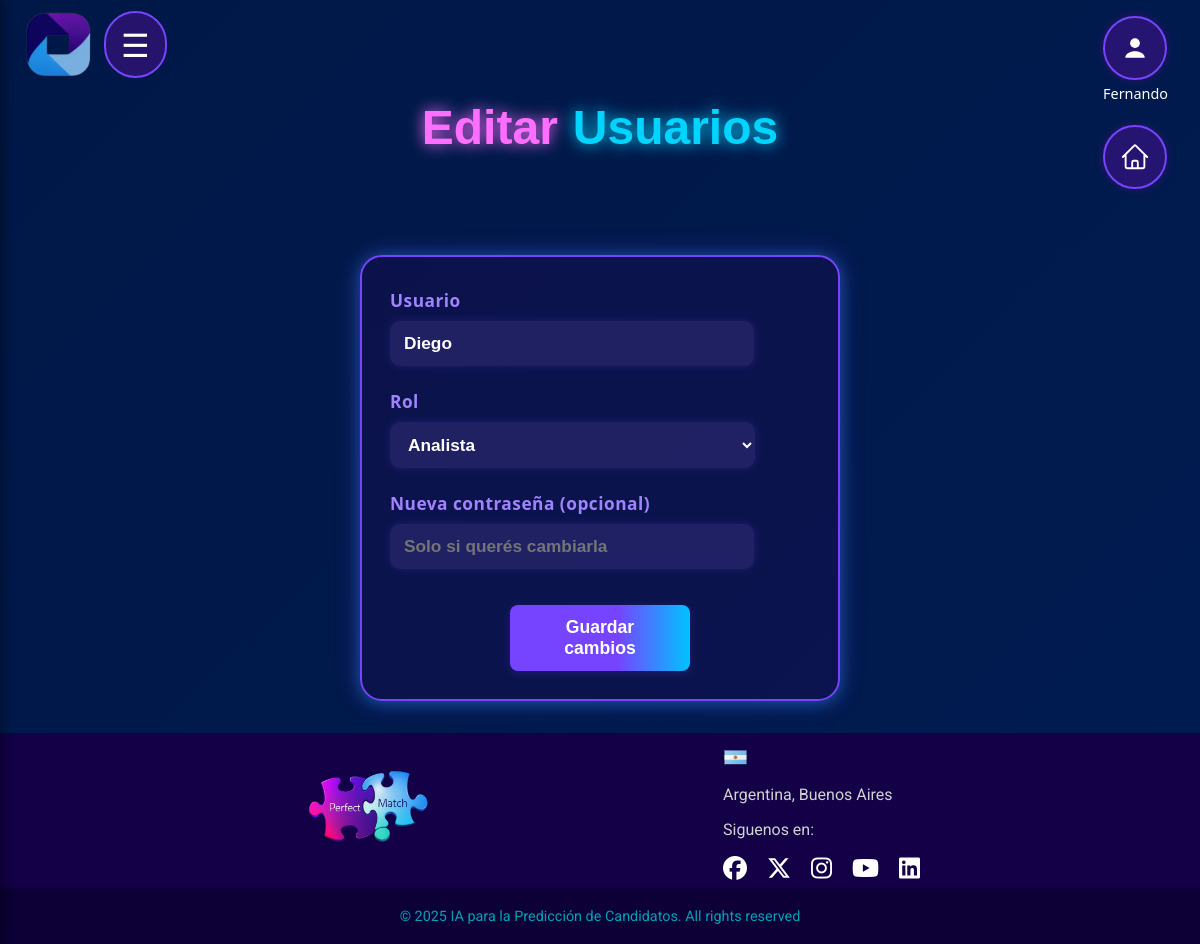
Before: /editar_usuario/2?type=Supervisor (signed in) with the older database file.
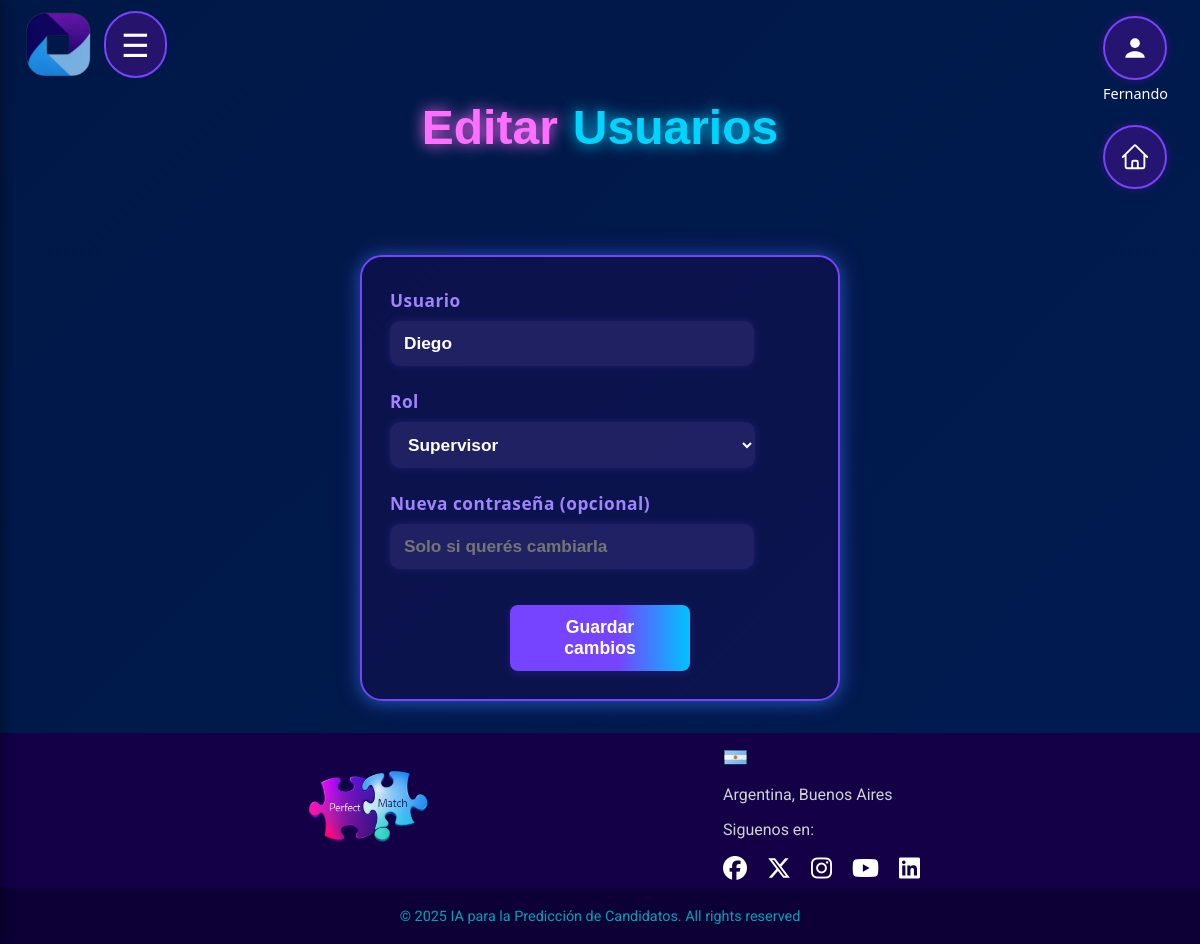
After: the same page with the newer database file.
### app.py (models this page shows)
class Usuario(db.Model):
    __tablename__ = 'usuario'
    id = db.Column(db.Integer, primary_key=True)
    username = db.Column(db.String(100), nullable=False, unique=True)
    password = db.Column(db.String(100), nullable=False)
    type = db.Column(db.String(50), nullable=False)

### app.py (the view, shortened to what this page needs)
@app.route('/editar_usuario/<int:id>', methods=["GET", "POST"])
@login_required(roles=["Admin_RRHH"])
def editar_usuario(id):
    usuario = Usuario.query.get_or_404(id)
    return render_template("editar_usuario.html", usuario=usuario)

### app.py (called while the page is built)
def login_required(roles=None):
    def decorator(f):
        @wraps(f)
        def wrapped(*args, **kwargs):
            if 'username' not in session:
                return redirect(url_for('login'))
            if roles and session.get('type') not in roles:
                return "Acceso no autorizado"
            return f(*args, **kwargs)
        return wrapped
    return decorator

### templates/editar_usuario.html (shortened to what this page needs)
<!DOCTYPE html>
<html lang="es">
<head>
  <link rel="stylesheet" href="{{ url_for('static', filename='editar_usuario.css') }}">
  <link rel="stylesheet" href="https://cdnjs.cloudflare.com/ajax/libs/font-awesome/6.5.0/css/all.min.css">
  <link rel="stylesheet" href="{{ url_for('static', filename='css/header_general.css') }}">
  <link rel="stylesheet" href="{{ url_for('static', filename='css/menu.css') }}">
  <link rel="stylesheet" href="{{ url_for('static', filename='css/footer.css') }}">
  <link rel="stylesheet" href="{{ url_for('static', filename='css/fragments/particles.css') }}">
  <link rel="stylesheet" href="{{ url_for('static', filename='css/fragments/titles.css') }}">
</head>
<body>
  {% include "fragments/particles.html" %}
  {% include "layout/header_general.html" %}
  {% include "layout/menu.html" %}
  <h1><p class="title-perfect-violet">Editar </p><p class="title-match-blue">Usuarios</p></h1>
  <form method="POST">
    <div>
      <label>Usuario</label>
      <input type="text" name="username" value="{{ usuario.username }}" required>
    </div>
    {% if usuario.type != "Admin_RRHH" %}
      <div>
        <label>Rol</label>
        <select name="type">
          <option value="Supervisor" {% if usuario.type=="Supervisor" %}selected{% endif %}>Supervisor</option>
          <option value="Analista_Datos" {% if usuario.type=="Analista_Datos" %}selected{% endif %}>Analista</option>
        </select>
      </div>
    {% endif %}
    <div>
      <label>Nueva contraseña (opcional)</label>
      <input type="password" name="password" placeholder="Solo si querés cambiarla">
    </div>
    <button type="submit">Guardar cambios</button>
  </form>
  {% include "layout/footer.html" %}
</body>
</html>

Changed rows visible on the page:
changed Usuario "Diego": type "Analista" → "Supervisor"
